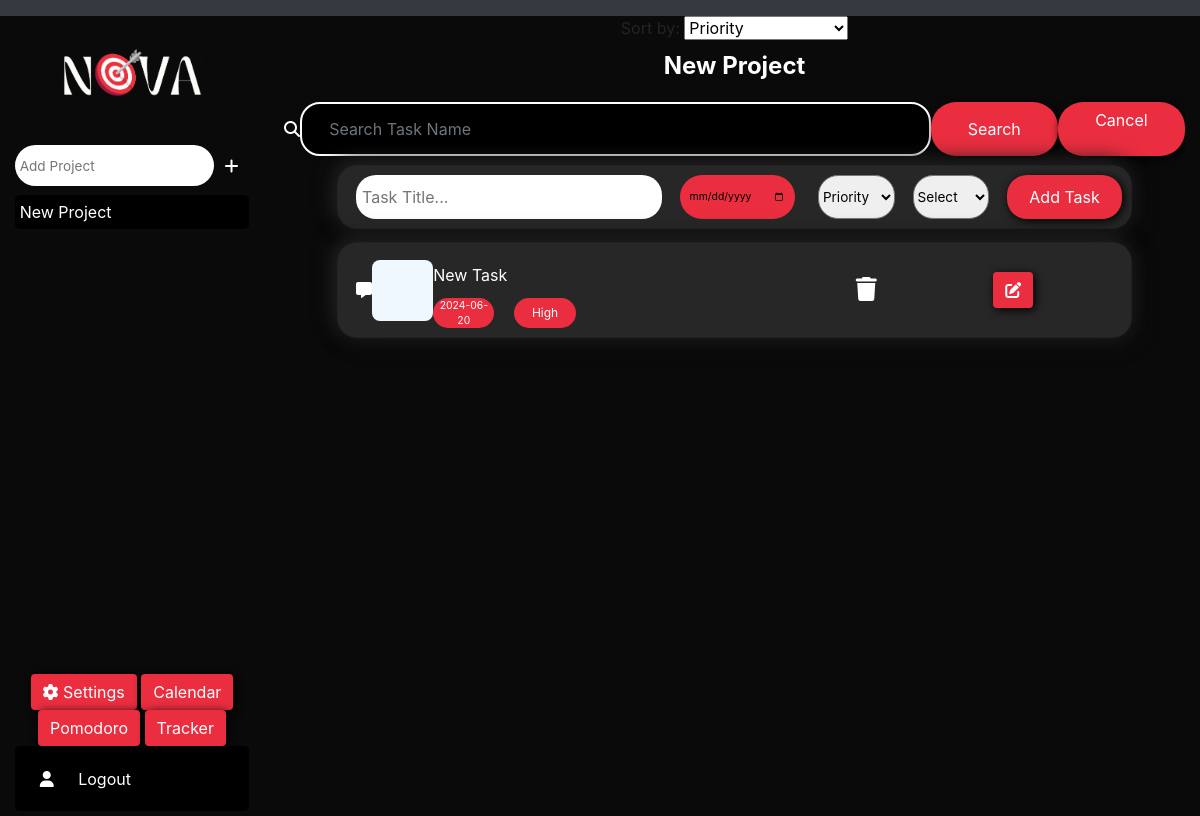
Before: /project/1 (signed in) with the older database file.
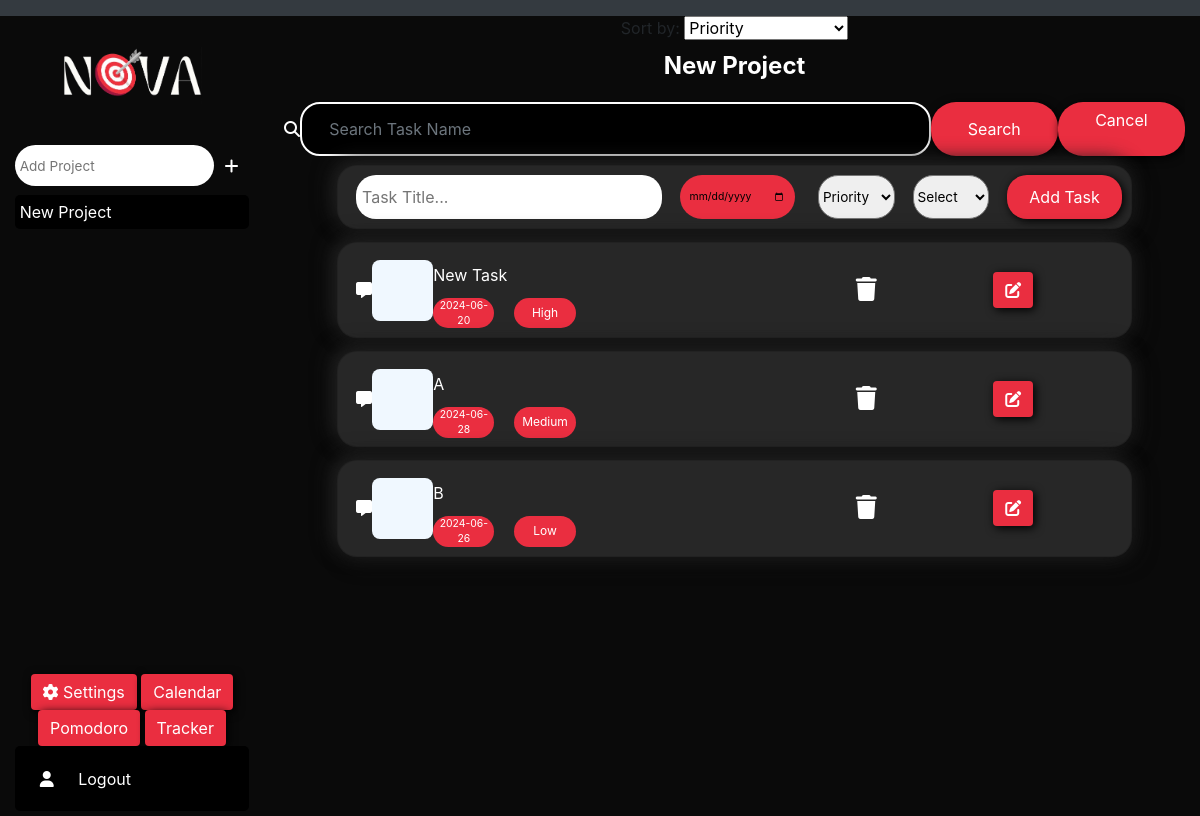
After: the same page with the newer database file.
### tables this page shows
CREATE TABLE projects (
                id INTEGER PRIMARY KEY AUTOINCREMENT, 
                name TEXT, 
                user_id INTEGER, 
                FOREIGN KEY (user_id) REFERENCES users(id)
            );

CREATE TABLE tasks (
                id INTEGER PRIMARY KEY AUTOINCREMENT,
                title TEXT NOT NULL,
                desc TEXT,  
                due_date DATE,
                status TEXT DEFAULT 'pending',
                priority TEXT DEFAULT 'low',
                category TEXT,
                labels TEXT,
                project_id INTEGER, 
                user_id INTEGER,
                FOREIGN KEY (user_id) REFERENCES users(id),
                FOREIGN KEY (project_id) REFERENCES projects(id)
            );

### app.py (the view)
@app.route('/', methods=['GET', 'POST'])
@app.route('/home', methods=['GET', 'POST'])
@app.route('/project/<int:project_id>', methods=['GET', 'POST'])
def index(project_id=None):
    if 'user_id' in session:
        user_id = session['user_id']
        db = get_db()
        cursor = db.cursor()
        user_data = cursor.execute("SELECT * FROM users WHERE id = ?", (user_id,)).fetchone()
        if user_data:
            username = user_data[1]
            projects = cursor.execute("SELECT * FROM projects WHERE user_id = ?", (user_id,)).fetchall()
            current = cursor.execute("SELECT name FROM projects WHERE id = ?", (project_id,)).fetchone()
            points = cursor.execute("SELECT points FROM users WHERE id = ?", (user_id,)).fetchone()
            categories = cursor.execute("SELECT name FROM categories WHERE user_id = ?", (user_id,)).fetchall()
            sort_by = request.args.get('sort_by', 'priority')
            if sort_by == 'priority':
                tasks = get_tasks_sorted_by_priority(user_id, project_id)
            elif sort_by == 'due_date':
                tasks = get_tasks_sorted_by_due_date(user_id, project_id)
            elif sort_by == 'title':
                tasks = get_tasks_sorted_by_title(user_id, project_id)
            else:
                tasks = cursor.execute("SELECT * FROM tasks WHERE user_id = ? AND project_id = ?", (user_id, project_id)).fetchall() if project_id else []
            return render_template('index.html', username=username, projects=projects, tasks=tasks, project_id=project_id, current=current, points=points, categories=categories)
    return render_template('register.html')

### app.py (called while the page is built)
def get_db():
    if 'db' not in g:
        g.db = sqlite3.connect(app.config['DATABASE'])
        g.db.execute("PRAGMA foreign_keys = ON")
    return g.db

@app.after_request
def after_request(response):
    response.headers["Cache-Control"] = "no-cache, no-store, must-revalidate"
    response.headers["Expires"] = 0
    response.headers["Pragma"] = "no-cache"
    return response

def get_tasks_sorted_by_priority(user_id, project_id):
    db = get_db()
    cursor = db.cursor()
    tasks = cursor.execute("""
        SELECT * FROM tasks WHERE user_id = ? AND project_id = ? ORDER BY
        CASE
            WHEN priority = 'high' THEN 1
            WHEN priority = 'medium' THEN 2
            WHEN priority = 'low' THEN 3
            ELSE 4
        END
    """, (user_id, project_id)).fetchall()
    return tasks

### templates/index.html (shortened to what this page needs)
{% extends "layout.html" %}
{% block main %}
<div class="sidebar">
    <div class="logo">
        <img src="{{ url_for('static', filename='assets/logo.png') }}" alt="Nova Quest" id="logo">
    </div>
    <form class="pro-search" action="/create_project" method="post">
        <input type="text" required name="project" placeholder="Add Project" />
        <button type="submit" aria-label="Add Project"><i class="fa-solid fa-plus"></i></button>
    </form>
    <div class="pro-container">
        {% for project in projects %}
        <form class="btn-holder" action="{{ url_for('index', project_id=project[0]) }}" method="post">
            <button class="sidebar-link" onclick="changeColor(this)" id="pro" type="submit">{{ project[1] }}</button>
        </form>
        {% endfor %}
    </div>
    <div class="button-container">
    <button class="btn btn-primary" id="off-btn" type="button" data-bs-toggle="offcanvas" data-bs-target="#offcanvasScrolling"
            aria-controls="offcanvasScrolling">
            <i class="fa-gear fa-solid"></i> Settings
        </button>
        <button type="button" class="btn btn-primary" data-toggle="modal" data-target="#calendarModal">
            Calendar
        </button>
        <button type="button" onclick="startTimer()" class="btn btn-primary" data-toggle="modal"
            data-target="#pomodoroModal">
            Pomodoro
        </button>
        <button type="button" class="btn btn-primary" data-toggle="modal" data-target="#trackerModal">
            Tracker
        </button>
    </div>
    <form class="sidebar-link" action="/logout" method="post">
        <button type="submit" aria-label="Logout"><i class="fa-solid fa-user"></i> Logout</button>
    </form>
</div>
<div class="main">
    <div>
        <form method="GET" action="{{ url_for('index', project_id=project_id) }}">
            <label for="sort_by">Sort by:</label>
            <select name="sort_by" id="sort_by" onchange="this.form.submit()">
                <option value="priority" {% if request.args.get('sort_by') == 'priority' %}selected{% endif %}>Priority</option>
            </select>
        </form>
    </div>
    {% if project_id %}
    <div class="head">
        <div class="heading">{{ current[0] }}</div>
        <div class="search">
            <form class="bar-holder" action="{{ url_for('search_tasks', project_id=project_id) }}" method="get">
                <i class="fa-solid fa-magnifying-glass" style="color: white;"></i>
                <input type="text" class="form-control searchbar" placeholder="Search Task Name" name="search_title"
                    required>
                <button class="btn search-btn" type="submit">Search</button>
                <a class="btn search-btn"
                    href="{{ url_for('search_tasks', project_id=project_id, cancel_search='true') }}">Cancel</a>
            </form>
        </div>
    </div>
    <div class="table-hold">
        <form action="{{ url_for('task', project_id=project_id) }}" method="post" class="card add">
            <div class="text">
                <input class="title t" type="text" placeholder="Task Title..." name="title" required>
            </div>
            <input class="date d" type="date" placeholder="Date" name="due_date" required>
            <select class="pri" name="priority" required>
                <option disabled selected>Priority</option>
            </select>
            <select class="pri" name="category" required>
                <option disabled selected> Select</option>
            </select>
            <button type="submit" class="btn task-add">Add Task</button>
        </form>
        {% else %}
        <h2>Create a new project or select an existing one</h2>
        {% endif %}
        {% for task in tasks %}
        <div class="card info">
            <button type="button" style="color: white; background: none; border: none;" data-bs-toggle="modal"
                data-bs-target="#commentModal" aria-label="See Comment">
                <i class="fa-solid fa-message comments"></i>
            </button>
            <div class="check">
                <form action="{{ url_for('complete_task', task_id=task[0]) }}" method="post">
                    <button type="submit" aria-label="Complete Task"></button>
                </form>
            </div>
            <div class="text">
                <div class="title">{{ task[1] }}</div>
                <div class="e-info">
                    <div class="date">{{ task[3] }}</div>
                    <div class="priority">{{ task[5] }}</div>
                </div>
            </div>
            <div class="actions">
                <div class="delete">
                    <form action="{{ url_for('delete_task', task_id=task[0]) }}" method="post">
                        <button type="submit" aria-label="Delete Task"><i class="fa-solid fa-trash"></i></button>
                    </form>
                </div>
                <div class="edit">
                    <button type="button" class="btn" data-bs-toggle="modal"
                        data-bs-target="#editTaskModal{{ task[0] }}" aria-label="Edit Task">
                        <i class="fa-solid fa-edit"></i>
                    </button>
                </div>
            </div>
        </div>
        {% endfor %}
    </div>
</div>
<link href="https://cdnjs.cloudflare.com/ajax/libs/fullcalendar/5.10.0/main.min.css" rel="stylesheet">
{% endblock %}

### templates/layout.html (shortened to what this page needs)
<!DOCTYPE html>
<html lang="en">
<head>
    <link href="https://cdn.jsdelivr.net/npm/bootstrap@5.1.3/dist/css/bootstrap.min.css"
 rel="stylesheet">
    <link rel="stylesheet" href="https://maxcdn.bootstrapcdn.com/bootstrap/4.5.2/css/bootstrap.min.css">
    <link href="../static/style.css" rel="stylesheet">
</head>
<body>
    <nav class="bg-dark navbar navbar-expand-md navbar-dark">
    </nav>
    <main class="container-fluid text-center">
        {% block main %}{% endblock %}
    </main>
</body>
</html>

Changed rows visible on the page:
added tasks: title "A", due_date "2024-06-28", priority "Medium"
added tasks: title "B", due_date "2024-06-26", priority "Low"
